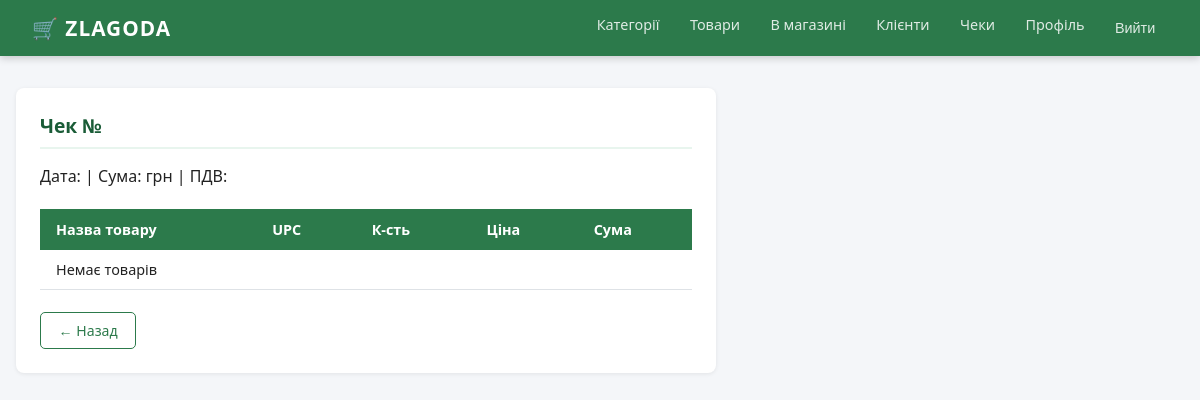
Before: /checks/CHK0000014/ (signed in) with the older database file.
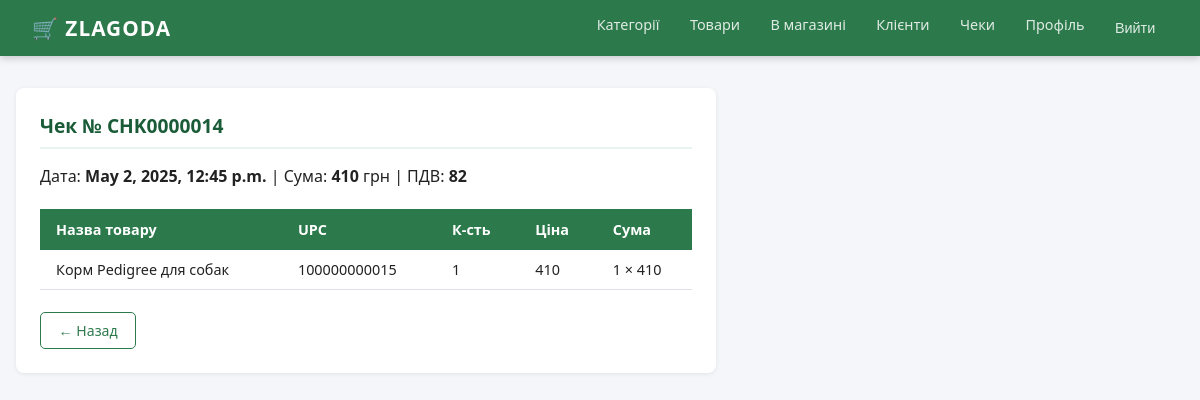
After: the same page with the newer database file.
### supermarket/models.py (models this page shows)
class Sale(models.Model):
    UPC = models.ForeignKey(
        Store_Product, on_delete=models.DO_NOTHING,
        db_column='UPC'
    )
    check_number = models.ForeignKey(
        Chek, on_delete=models.CASCADE,
        db_column='check_number'
    )
    product_number = models.IntegerField()
    selling_price = models.DecimalField(max_digits=13, decimal_places=4)
    class Meta:
        db_table = 'Sale'
        managed = True
        unique_together = (('UPC', 'check_number'),)

### supermarket/views.py (the view)
# urls.py: path('checks/<str:pk>/', views.check_detail, name='check_detail'),
@login_required
def check_detail(request, pk):
    chk = db.get_check_by_number(pk)
    items = db.get_check_detail(pk)
    return render(request, 'supermarket/check_detail.html', {
        'chk': chk or {}, 'items': items
    })

### supermarket/db_utils.py (called while the page is built)
def dictfetchall(cursor):
    columns = [col[0] for col in cursor.description]
    return [dict(zip(columns, row)) for row in cursor.fetchall()]

def dictfetchone(cursor):
    row = cursor.fetchone()
    if row is None:
        return None
    columns = [col[0] for col in cursor.description]
    return dict(zip(columns, row))

def get_check_by_number(check_number):
    with connection.cursor() as c:
        c.execute("""
            SELECT CH.check_number, CH.id_employee, CH.card_number,
                   CH.print_date, CH.sum_total, CH.vat,
                   E.empl_surname || ' ' || E.empl_name AS cashier_name,
                   CC.cust_surname, CC.percent
            FROM Chek CH
            JOIN Employee E ON E.id_employee = CH.id_employee
            LEFT JOIN Customer_Card CC ON CC.card_number = CH.card_number
            WHERE CH.check_number = %s
        """, [check_number])
        return dictfetchone(c)

### supermarket/templates/supermarket/check_detail.html (shortened to what this page needs)
{% extends 'supermarket/base.html' %}
{% block content %}
<div class="card" style="max-width:700px">
  <div class="card-title">Чек № {{ chk.check_number }}</div>
  <p>Дата: <b>{{ chk.print_date }}</b> | Сума: <b>{{ chk.sum_total }}</b> грн | ПДВ: <b>{{ chk.vat }}</b></p>
  <br>
  <table>
    <thead><tr><th>Назва товару</th><th>UPC</th><th>К-сть</th><th>Ціна</th><th>Сума</th></tr></thead>
    <tbody>
    {% for i in items %}
    <tr>
      <td>{{ i.product_name }}</td>
      <td>{{ i.UPC }}</td>
      <td>{{ i.product_number }}</td>
      <td>{{ i.selling_price }}</td>
      <td>{{ i.product_number|floatformat:0 }} × {{ i.selling_price }}</td>
    </tr>
    {% empty %}<tr><td colspan="5">Немає товарів</td></tr>
    {% endfor %}
    </tbody>
  </table>
  <br>
  <a href="{% url 'checks' %}" class="btn btn-outline">← Назад</a>
</div>
{% endblock %}

Changed rows visible on the page:
added Sale: product_name "Корм Pedigree для собак", UPC "100000000015", product_number "1", selling_price "410"
Other visible differences:
{{ chk.check_number }}: (not shown) → "CHK0000014"
{{ chk.print_date }}: (not shown) → "May 2, 2025, 12:45 p.m."
{{ chk.sum_total }}: (not shown) → "410"
{{ chk.vat }}: (not shown) → "82"
text no longer shown: "Немає товарів"
